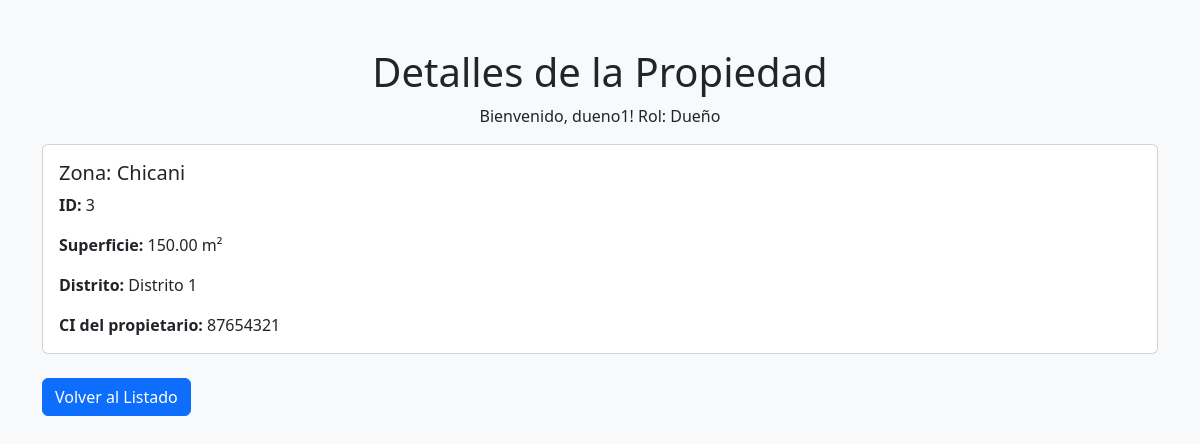
The app's page /2/detalles.php?id_catastro=3 (signed in) with its own data.
### tables this page shows
CREATE TABLE Catastro (
    id_catastro INT AUTO_INCREMENT PRIMARY KEY,
    zona VARCHAR(50) NOT NULL,
    xini DECIMAL(10, 6) NOT NULL,
    yini DECIMAL(10, 6) NOT NULL,
    xfin DECIMAL(10, 6) NOT NULL,
    yfin DECIMAL(10, 6) NOT NULL,
    superficie DECIMAL(10, 2) NOT NULL,
    ci VARCHAR(20) NOT NULL,
    distrito VARCHAR(50),
    codigo_catastral VARCHAR(20) NOT NULL UNIQUE,
    FOREIGN KEY (ci) REFERENCES Persona(ci) ON DELETE CASCADE
);

### 2/detalles.php (the view, shortened to what this page needs)
<?php
include 'conexion.php';
$id_catastro = intval($_GET['id_catastro']);
$stmt = $conn->prepare("SELECT * FROM Catastro WHERE id_catastro = ?");
$stmt->bind_param("i", $id_catastro);
$stmt->execute();
$result = $stmt->get_result();
$propiedad = $result->fetch_assoc();
$rol = $_SESSION['rol'];
?>
<!DOCTYPE html>
<html lang="es">
<head>
    <link href="https://cdn.jsdelivr.net/npm/bootstrap@5.3.3/dist/css/bootstrap.min.css" rel="stylesheet">
</head>
<body class="bg-light">
    <div class="container mt-5">
        <h1 class="text-center">Detalles de la Propiedad</h1>
        <div class="mb-3">
            <p class="text-center">Bienvenido, <?= $_SESSION['usuario'] ?>! Rol: <?= ucfirst($rol) ?></p>
        </div>
        <div class="card">
            <div class="card-body">
                <h5 class="card-title">Zona: <?= htmlspecialchars($propiedad['zona']) ?></h5>
                <p class="card-text"><strong>ID:</strong> <?= $propiedad['id_catastro'] ?></p>
                <p class="card-text"><strong>Superficie:</strong> <?= $propiedad['superficie'] ?> m²</p>
                <p class="card-text"><strong>Distrito:</strong> <?= htmlspecialchars($propiedad['distrito']) ?></p>
                <p class="card-text"><strong>CI del propietario:</strong> <?= htmlspecialchars($propiedad['ci']) ?></p>
            </div>
        </div>
        <div class="mt-4">
            <a href="index.php" class="btn btn-primary">Volver al Listado</a>
        </div>
    </div>
</body>
</html>

### records on screen
catastro: zona "Chicani", id_catastro "3", superficie "150.00", distrito "Distrito 1", ci "87654321"

### other values on screen
$_SESSION['usuario'] "dueno1"
$rol "Dueño"
